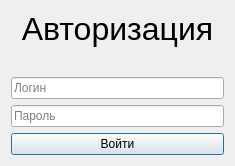
<?xml version="1.0" encoding="UTF-8"?>
<ui version="4.0">
 <class>LoginDialog</class>
 <widget class="QDialog" name="LoginDialog">
  <property name="geometry">
   <rect>
    <x>0</x>
    <y>0</y>
    <width>235</width>
    <height>166</height>
   </rect>
  </property>
  <property name="windowTitle">
   <string>Авторизация</string>
  </property>
  <layout class="QVBoxLayout" name="verticalLayout">
   <item>
    <widget class="QLabel" name="label">
     <property name="font">
      <font>
       <pointsize>24</pointsize>
      </font>
     </property>
     <property name="text">
      <string>Авторизация</string>
     </property>
     <property name="alignment">
      <set>Qt::AlignHCenter|Qt::AlignTop</set>
     </property>
    </widget>
   </item>
   <item>
    <widget class="QLineEdit" name="loginEdit">
     <property name="placeholderText">
      <string>Логин</string>
     </property>
    </widget>
   </item>
   <item>
    <widget class="QLineEdit" name="passwordEdit">
     <property name="echoMode">
      <enum>QLineEdit::Password</enum>
     </property>
     <property name="placeholderText">
      <string>Пароль</string>
     </property>
    </widget>
   </item>
   <item>
    <widget class="QPushButton" name="loginButton">
     <property name="text">
      <string>Войти</string>
     </property>
    </widget>
   </item>
  </layout>
 </widget>
 <resources/>
 <connections/>
</ui>
